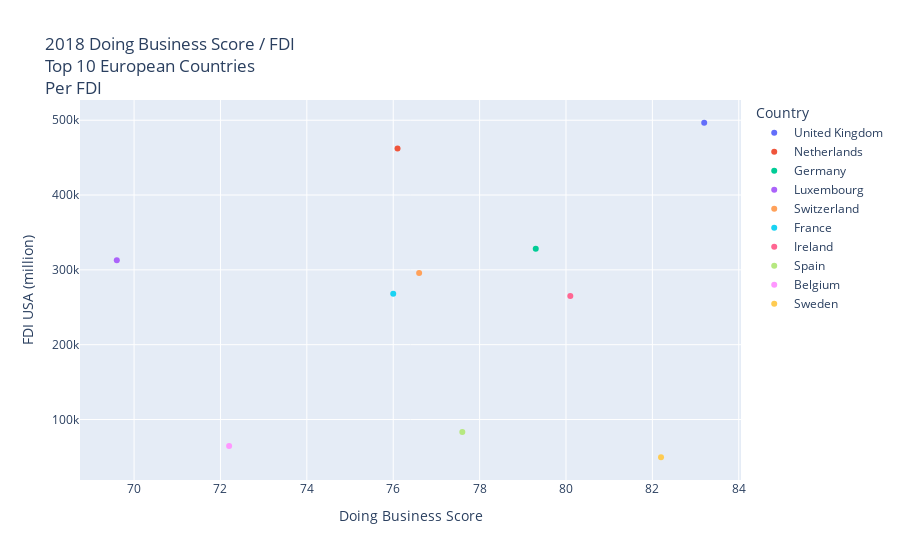

The notebook cell saved with this chart:
### Code cell
# create scatter plot showing relationship between FDI and Doing Business Score for top 10 countries
europe_top_10_fdi_db_scatter = px.scatter(
    europe_top_10_format_name,
    x="Doing Business Score",
    y="FDI USA (million)",
    title="2018 Doing Business Score / FDI<br>Top 10 European Countries<br>Per FDI",
    color="Country",
)
europe_top_10_fdi_db_scatter.write_image("europe_top_10_fdi_db_scatter.png")
europe_top_10_fdi_db_scatter

### Figure 1 — Plotly figure (JSON) as saved in the notebook; plotly's stock layout.template omitted (floating-point values rounded to 4 significant figures)
{"data": [{"hovertemplate": "Country=United Kingdom<br>Doing Business Score=%{x}<br>FDI USA (million)=%{y}<extra></extra>", "legendgroup": "United Kingdom", "marker": {"color": "#636efa", "symbol": "circle"}, "mode": "markers", "name": "United Kingdom", "orientation": "v", "showlegend": true, "type": "scatter", "x": [83.2], "xaxis": "x", "y": [496622], "yaxis": "y"}, {"hovertemplate": "Country=Netherlands<br>Doing Business Score=%{x}<br>FDI USA (million)=%{y}<extra></extra>", "legendgroup": "Netherlands", "marker": {"color": "#EF553B", "symbol": "circle"}, "mode": "markers", "name": "Netherlands", "orientation": "v", "showlegend": true, "type": "scatter", "x": [76.1], "xaxis": "x", "y": [462303], "yaxis": "y"}, {"hovertemplate": "Country=Germany<br>Doing Business Score=%{x}<br>FDI USA (million)=%{y}<extra></extra>", "legendgroup": "Germany", "marker": {"color": "#00cc96", "symbol": "circle"}, "mode": "markers", "name": "Germany", "orientation": "v", "showlegend": true, "type": "scatter", "x": [79.3], "xaxis": "x", "y": [328124], "yaxis": "y"}, {"hovertemplate": "Country=Luxembourg<br>Doing Business Score=%{x}<br>FDI USA (million)=%{y}<extra></extra>", "legendgroup": "Luxembourg", "marker": {"color": "#ab63fa", "symbol": "circle"}, "mode": "markers", "name": "Luxembourg", "orientation": "v", "showlegend": true, "type": "scatter", "x": [69.6], "xaxis": "x", "y": [312976], "yaxis": "y"}, {"hovertemplate": "Country=Switzerland<br>Doing Business Score=%{x}<br>FDI USA (million)=%{y}<extra></extra>", "legendgroup": "Switzerland", "marker": {"color": "#FFA15A", "symbol": "circle"}, "mode": "markers", "name": "Switzerland", "orientation": "v", "showlegend": true, "type": "scatter", "x": [76.6], "xaxis": "x", "y": [295783], "yaxis": "y"}, {"hovertemplate": "Country=France<br>Doing Business Score=%{x}<br>FDI USA (million)=%{y}<extra></extra>", "legendgroup": "France", "marker": {"color": "#19d3f3", "symbol": "circle"}, "mode": "markers", "name": "France", "orientation": "v", "showlegend": true, "type": "scatter", "x": [76], "xaxis": "x", "y": [268169], "yaxis": "y"}, {"hovertemplate": "Country=Ireland<br>Doing Business Score=%{x}<br>FDI USA (million)=%{y}<extra></extra>", "legendgroup": "Ireland", "marker": {"color": "#FF6692", "symbol": "circle"}, "mode": "markers", "name": "Ireland", "orientation": "v", "showlegend": true, "type": "scatter", "x": [80.1], "xaxis": "x", "y": [265004], "yaxis": "y"}, {"hovertemplate": "Country=Spain<br>Doing Business Score=%{x}<br>FDI USA (million)=%{y}<extra></extra>", "legendgroup": "Spain", "marker": {"color": "#B6E880", "symbol": "circle"}, "mode": "markers", "name": "Spain", "orientation": "v", "showlegend": true, "type": "scatter", "x": [77.6], "xaxis": "x", "y": [83379], "yaxis": "y"}, {"hovertemplate": "Country=Belgium<br>Doing Business Score=%{x}<br>FDI USA (million)=%{y}<extra></extra>", "legendgroup": "Belgium", "marker": {"color": "#FF97FF", "symbol": "circle"}, "mode": "markers", "name": "Belgium", "orientation": "v", "showlegend": true, "type": "scatter", "x": [72.2], "xaxis": "x", "y": [64661], "yaxis": "y"}, {"hovertemplate": "Country=Sweden<br>Doing Business Score=%{x}<br>FDI USA (million)=%{y}<extra></extra>", "legendgroup": "Sweden", "marker": {"color": "#FECB52", "symbol": "circle"}, "mode": "markers", "name": "Sweden", "orientation": "v", "showlegend": true, "type": "scatter", "x": [82.2], "xaxis": "x", "y": [49546], "yaxis": "y"}], "layout": {"autosize": true, "legend": {"title": {"text": "Country"}, "tracegroupgap": 0}, "title": {"text": "2018 Doing Business Score / FDI<br>Top 10 European Countries<br>Per FDI"}, "xaxis": {"anchor": "y", "autorange": true, "domain": [0, 1], "range": [68.77, 84.03], "title": {"text": "Doing Business Score"}, "type": "linear"}, "yaxis": {"anchor": "x", "autorange": true, "domain": [0, 1], "range": [16800.0, 529400.0], "title": {"text": "FDI USA (million)"}, "type": "linear"}}}
